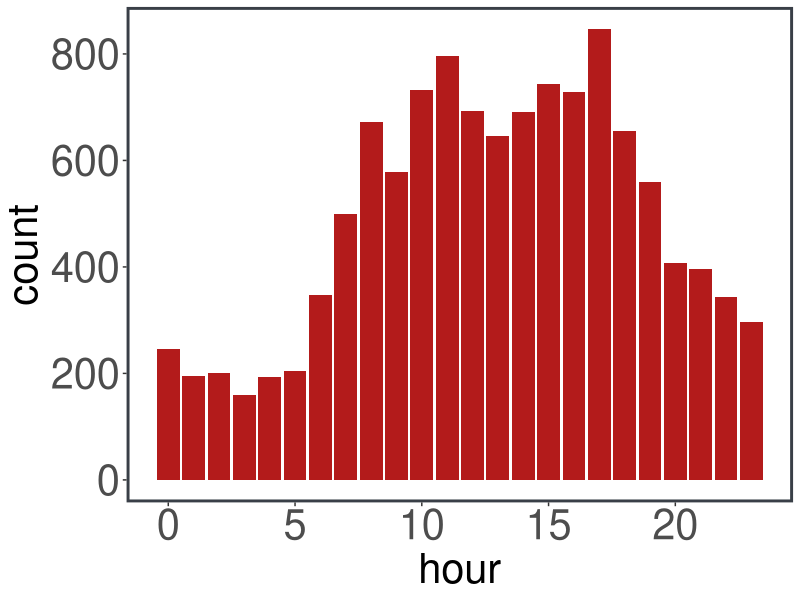

This figure's R source:
## ---- chunk 1
knitr::opts_chunk$set(echo = TRUE)
## ---- chunk 2
library(tidyverse)
calls <- read.csv("calls.csv", stringsAsFactors = FALSE)

# Prepare data:

# Initialize vectors to store each of the new variables
address <- c()
town <- c()
dt <- c()

for(i in 1:nrow(calls)) { # loop over emergency calls
  
  # get the description of the i^th call
  callI <- calls[i, "desc"] 
  
  # split the description text based on ";" --> gives a matrix of substrings
  splitCallDesc <- str_split(callI, ";", simplify = TRUE) 
  
  # store the street address, town, and date/time
  address[i] <- splitCallDesc[1]
  town[i] <- splitCallDesc[2]
  dt[i] <- splitCallDesc[3]
  
}

# add the new variables to the data frame
calls$address <- address
calls$towns <- town
calls$dt <- dt

# For plot:
theme <-  theme(plot.margin = margin(5, 5, 5, 5, "pt"),
        panel.grid.major = element_blank(), 
        panel.grid.minor = element_blank(), 
        panel.background = element_blank(), 
        panel.border = element_rect(colour = "#393f47", fill = NA, size = 2),
        axis.text = element_text(size = 30),
        axis.title.x = element_text(size = 30),
        axis.title.y = element_text(size = 30),
        plot.title = element_text(face = "bold", size = 30))
ourTheme <- list(theme, scale_size_manual(values = c(1.5)))
## ---- chunk 3
head(calls$dt)
## ---- chunk 4
library(lubridate)
## ---- chunk 5
# convert date-times from strings to POSIXct objects
# need to specify the order in which the components appear -- in this case, year-month-day-hour-minute-second
calls$dtBetter <- ymd_hms(calls$dt)
head(calls$dtBetter)
## ---- chunk 6
# convert date-times from strings to POSIX objects, but with the time zone specified
temp <- ymd_hms(calls$dt, tz = "America/New_York")
head(temp)
## ---- chunk 7
# Date and time of first call
firstCall <- calls$dtBetter[1]
firstCall

# Pull out components
year(firstCall)
month(firstCall)
day(firstCall)
hour(firstCall)
minute(firstCall)
second(firstCall)
## ---- chunk 8
# create a new variable called "hour" that gives the hour (0-23) of the emergency call
calls$hour <- hour(calls$dtBetter)
head(calls)
## ---- chunk 9
# make a barplot of the number of calls in each hour
ggplot(calls, aes(x = hour)) + geom_bar(fill = "#b31b1b") + ourTheme
